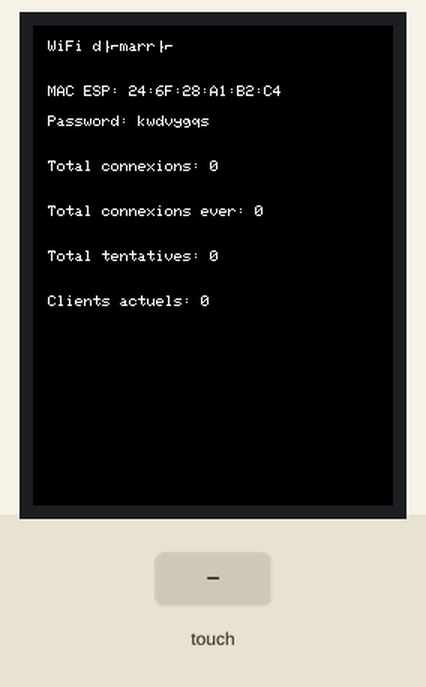
Simulated run of this sketch. Board: ESP32. Parts: 240×320 colour display. The inputs (shaded band) are chosen by the test bench. WiFi joins after 1.5 s; servers stay silent unless stated; a WiFi scan finds three made-up networks; random numbers use the default seed unless the sketch sets one; what the sketch prints to the serial monitor is not drawn.

Above: at 1.5 s.
1.6 s: screen touched at 13 % across, 10 % down
At 2.5 s:
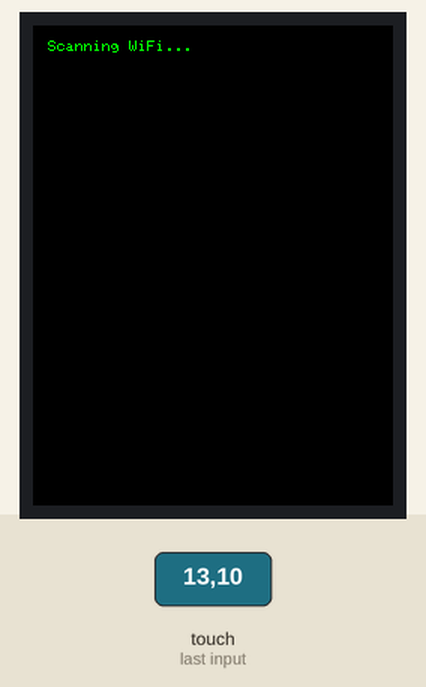
4.6 s: screen touched at 38 % across, 10 % down
At 5.4 s:
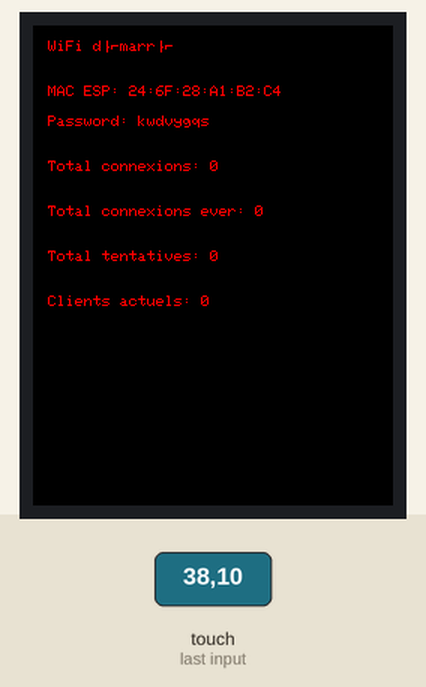
6.1 s: screen touched at 62 % across, 10 % down
At 8.8 s:
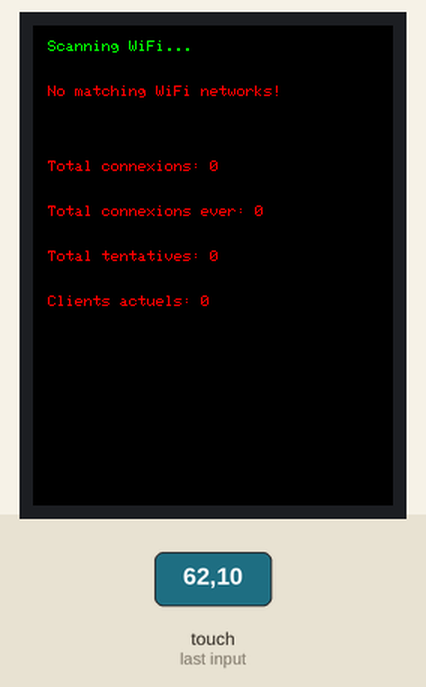
9.1 s: screen touched at 87 % across, 10 % down
At 10.0 s:
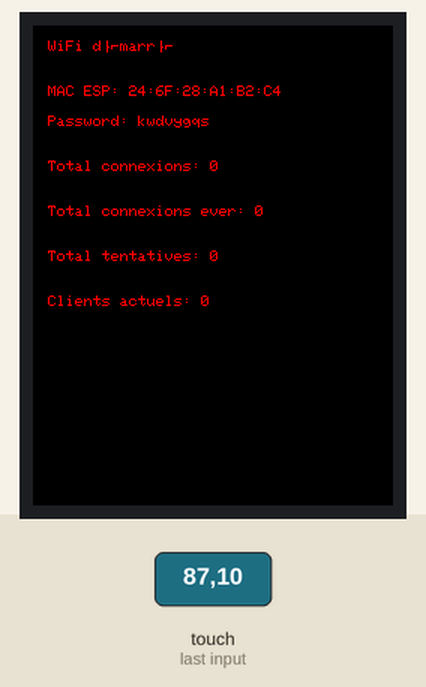
Timing chart, 0 to 11.6 s (numbered marks = the images above; inputs shaded):
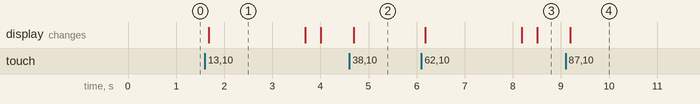

Measured:
- after the input at 1.6 s, the display: changes after 0.08 s (image 1)
- after the input at 4.6 s, the display: changes after 0.10 s (image 2)
- after the input at 6.1 s, the display: first changes after 0.08 s (image 3 shows a later state)
- after the input at 9.1 s, the display: changes after 0.10 s (image 4)
- what the display in image 1 shows lasts 2.0 s, from 1.7 s to 3.7 s

The sketch:

sketch_1.ino
```cpp
#include <WiFi.h>
#include "TFT_eSPI.h"
#include "esp_wifi.h"
#include <vector>
#include <cstdlib>
#include <ctime>
#include <map>

// Charger le dictionnaire de mots de passe
std::vector<String> passwords = {
    "kxzvaajn", "nulebozl", "sylmukyv", "fzxhzodw", "mnhfwylw", "xhnvtwdd", "jrulvtsp", "ochdamfa", "plaluafr", "ovnkkilc", "oizuxgas",
    "tjrdbrav", "pklzocye", "vtapalxp", "rtagjdnv", "frvuyeoe", "xghgxava", "rgolvnna", "yfxeqlny", "aewazmzb", "shsiejiu", "iuvmohlb",
    "cjvxdfsl", "qpikserq", "utacmzqp", "ooxevhdn", "sxthtwxj", "llrwdkcx", "ddudifar", "zphrewdm", "mpdkrxev", "updhshlc", "tllzdwkl",
    "riyypzdz", "oemqckth", "tffobpzd", "gtffxvfi", "txjtdwqy", "jfiqxhca", "sgypghxn", "juixjinr", "aowreqdu", "swjeitqz", "igjautba",
    "aiyqeglh", "oswyyore", "xptdcttd", "pcprabke", "kmqzndiw", "dpqzamtm", "dyzcslls", "navqcfvd", "anowzypk", "suahetlj", "yfhccclh",
    "qbmdivqr", "qblucjky", "dguzkxel", "ylpyzgjf", "kbfcdujc", "ctuqkrdr", "ajevmebu", "skmcsqfz", "ffzlwiio", "aftglkvf", "xxdgtzlw",
    "cvlfsunn", "bhdvmvku", "nfqzutau", "ggxbhrho", "qyfalgmh", "tcxkbhrn", "qpogobwf", "cllvemtd", "vthbmclx", "mygnkqqa", "whfrjrlf",
    "gwfeqkgf", "fkvgcrjw", "lezddzaj", "xvczgqaa", "iekrpdyj", "ebkftonw", "eoudylkl", "ebxoxxfm", "janmvljn", "xfudqipe", "yuyfhefw",
    "irxkfjbq", "kwdvygqs", "yvhsdunb", "qhqzskuo", "nkcuqjjx", "treyrebr", "iubgkumg", "iqeblqrp", "awllfhdq", "ywbvnsvp", "eqivzdwz",
    "feskhshm", "fytbaolk", "lnqguosc", "mplxzpwm", "vsedeanw", "rvcnmtqq", "fsptuhkw", "pmjuvole", "fxwnbwxl", "rnkilsjh", "uqpkhdhl",
    "pqzxizwu", "lfgpxewt", "wbsvxglw", "adkfvisy", "moslxmvo", "caiongpk", "mdfldeyy", "fsacirgb", "seosmnio", "zjafdgsg", "xjhbsqbr",
    "emjtockn", "ymajxpiu", "nijknifq", "hbkawhxp", "dxpygtws", "pkkkfsqc", "yfgydefu", "ocnbsmfu", "hqxndvfm", "mpzxmzmc", "ynbxnvcb",
    "yvmmciwz", "nycmnnfk", "foitwmhx", "wslaloll", "obsotlwf", "qcejxtcc", "jytvottv", "yhgoeojj", "nqvxubel", "zekupkif", "iuxizxgu",
    "ksfdaahq", "rfdyxagk", "aodiivkl", "nbomkfft", "gzjubrrt", "xkzfllsy", "zwnghvsp", "lbdnrijp", "tztubmsb", "tmnfepsp", "dvhmvvak",
    "qldcakpn", "gaykchmm", "viulztoy", "rgppnxmt", "gxhxirmi", "nkrhfpvl", "cnuvswpy", "qitnplny", "wrjcumvb", "fmksndas", "cwotawuz",
    "lzkfjavt", "deshqjlv", "hfcrpmqj", "stgtdpmk", "nealxloj", "pqwygeet", "uuvqbkxw", "gyxuyioo", "rqkuzleq", "czuaaire", "pyxcaiqc",
    "exxysayd", "jajnriij", "nchoqudf", "uzexsnfm", "jajuagec", "rnutbptb", "ogvbnogl", "emwuzqan", "kcgzpxfo", "fhgjzrxe", "nrncgdsx",
    "cywwydif", "lyuzcaqv", "iwzzufyn", "qbfjmlfi", "tdnsshfc", "kssrcayx", "ifykxdys", "bazausxn", "wahbnioc", "jvnqahyb", "jngbwrke",
    "nobrqqda", "qjoehftw",

    // Ajoutez ici le reste des mots de passe fournis dans le fichier passwords.txt
};

// Définition du point d'accès
const char *ssid = "wifi_m2dfs_antoine";
String password = "";

// Variables de connexion
int totalConnections = 0;
int totalConnectionsEver = 0;
int totalAttempts = 0;
int currentConnections = 0;
std::vector<String> successfulConnections; // Liste des Wi-Fi connectés

// Initialisation de l'écran TFT
TFT_eSPI tft = TFT_eSPI();
bool onMainScreen = true;
uint16_t x = 0 , y = 0;

void setup()
{
    Serial.begin(115200);
    srand(esp_random());

    // Sélection d'un mot de passe initial aléatoire
    password = passwords[rand() % passwords.size()];

    // Initialisation du TFT
    tft.init();
    tft.setRotation(0);
    tft.fillScreen(TFT_BLACK);
    tft.setTextColor(TFT_WHITE, TFT_BLACK);

    // Démarrage du Wi-Fi
    WiFi.softAP(ssid, password.c_str());
    Serial.println("Point d'accès WiFi démarré");

    displayMainScreen();
}

void displayMainScreen()
{
    tft.fillScreen(TFT_BLACK);
    tft.drawString("WiFi démarré", 10, 10);
    tft.drawString("MAC ESP: " + WiFi.softAPmacAddress(), 10, 40);
    tft.drawString("Password: " + password, 10, 60);
    tft.drawString("Total connexions: " + String(totalConnections), 10, 90);
    tft.drawString("Total connexions ever: " + String(totalConnectionsEver), 10, 120);
    tft.drawString("Total tentatives: " + String(totalAttempts), 10, 150);
    tft.drawString("Clients actuels: " + String(currentConnections), 10, 180);
}

void scanAndAttemptConnection()
{
    tft.fillScreen(TFT_BLACK);
    tft.setTextColor(TFT_GREEN, TFT_BLACK);
    tft.drawString("Scanning WiFi...", 10, 10);

    int n = WiFi.scanNetworks();
    if (n == 0)
    {
        tft.setTextColor(TFT_RED, TFT_BLACK);
        tft.drawString("No WiFi networks found!", 10, 40);
        Serial.println("No WiFi networks found!");
        return;
    }

    tft.setTextColor(TFT_WHITE, TFT_BLACK);
    std::vector<String> filteredSSIDs;

    for (int i = 0; i < n; i++)
    {
        String ssid = WiFi.SSID(i);
        if (ssid.startsWith("wifi_m2dfs_")) {
            filteredSSIDs.push_back(ssid);
        }
    }

    if (filteredSSIDs.empty()) {
        tft.setTextColor(TFT_RED, TFT_BLACK);
        tft.drawString("No matching WiFi networks!", 10, 40);
        Serial.println("No matching WiFi networks!");
        return;
    }

    // Afficher les réseaux détectés
    for (size_t i = 0; i < filteredSSIDs.size() && i < 10; i++)
    {
        tft.drawString(String(i + 1) + ": " + filteredSSIDs[i], 10, 40 + (i * 20));
    }

    // Essayer chaque mot de passe sur 3 réseaux à la fois
    while (!passwords.empty()) {
        String randomPassword = passwords[rand() % passwords.size()];
        totalAttempts++;

        Serial.println("Trying password: " + randomPassword);

        for (size_t i = 0; i < filteredSSIDs.size(); i += 3) {
            // Tester sur 3 Wi-Fi à la fois
            for (size_t j = 0; j < 3 && (i + j) < filteredSSIDs.size(); j++) {
                String ssid = filteredSSIDs[i + j];

                Serial.println("Trying to connect to: " + ssid + " with password: " + randomPassword);

                if (WiFi.status() == WL_CONNECTED) {
                    WiFi.disconnect();
                    delay(100);
                }

                WiFi.begin(ssid.c_str(), randomPassword.c_str());

                int attempts = 5;
                while (WiFi.status() != WL_CONNECTED && attempts > 0)
                {
                    delay(1000);
                    attempts--;
                }

                if (WiFi.status() == WL_CONNECTED)
                {
                    Serial.println("Connected to: " + ssid + " with password: " + randomPassword);

                    // Ajouter le SSID à la liste des connexions réussies
                    if (std::find(successfulConnections.begin(), successfulConnections.end(), ssid) == successfulConnections.end()) {
                        successfulConnections.push_back(ssid);
                    }

                    tft.fillScreen(TFT_BLACK);
                    tft.setTextColor(TFT_GREEN, TFT_BLACK);
                    tft.drawString("Connected to:", 10, 10);
                    tft.drawString(ssid, 10, 40);
                    tft.drawString("Password:", 10, 70);
                    tft.drawString(randomPassword, 10, 100);

                    delay(2000);
                    WiFi.disconnect();
                }
            }
        }

        // Retirer ce mot de passe et essayer un autre
        passwords.erase(std::remove(passwords.begin(), passwords.end(), randomPassword), passwords.end());
    }

    WiFi.scanDelete();

    // Affichage des connexions réussies
    tft.setTextColor(TFT_YELLOW, TFT_BLACK);
    tft.drawString("Successful connections:", 10, 220);

    int yPos = 240;
    for (size_t i = 0; i < successfulConnections.size() && i < 5; i++) {
        tft.drawString(successfulConnections[i], 10, yPos);
        yPos += 20;
    }
}

void loop()
{
    static unsigned long lastUpdate = 0;
    if (millis() - lastUpdate > 3000) {
        lastUpdate = millis();
        totalConnections = WiFi.softAPgetStationNum();
        currentConnections = totalConnections;
        if (totalConnections > totalConnectionsEver) {
            totalConnectionsEver = totalConnections;
        }

        tft.fillRect(10, 90, 220, 20, TFT_BLACK);
        tft.drawString("Total connexions: " + String(totalConnections), 10, 90);
        tft.fillRect(10, 120, 220, 20, TFT_BLACK);
        tft.drawString("Total connexions ever: " + String(totalConnectionsEver), 10, 120);
        tft.fillRect(10, 150, 220, 20, TFT_BLACK);
        tft.drawString("Total tentatives: " + String(totalAttempts), 10, 150);
        tft.fillRect(10, 180, 220, 20, TFT_BLACK);
        tft.drawString("Clients actuels: " + String(currentConnections), 10, 180);
    }

    if (tft.getTouch(&x, &y))
    {
        if (onMainScreen)
        {
            onMainScreen = false;
            scanAndAttemptConnection();
        }
        else
        {
            onMainScreen = true;
            displayMainScreen();
        }
        delay(300);
    }
}
```
